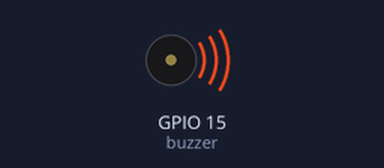
Recording of a program running on a simulated Raspberry Pi (BCM pin numbers). On the bench: buzzer (waves = sounding).

Above: at 0.2 s.
Timing chart, 0 to 3.0 s (numbered marks = the images above):
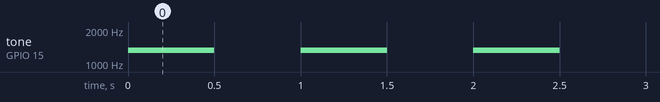

The program:

Buzzer.py
```python
from gpiozero import PWMOutputDevice
from time import sleep

buzzer = PWMOutputDevice(15, True, 0, 1318)

buzzer.value = .5

while True:
    buzzer.value = .5
    sleep(.5)
    buzzer.value = 0
    sleep(.5)
```

Measured:
- by itself, tone on GPIO 15 (buzzer): alternates 1318 Hz for 0.50 s and silent for 0.50 s
